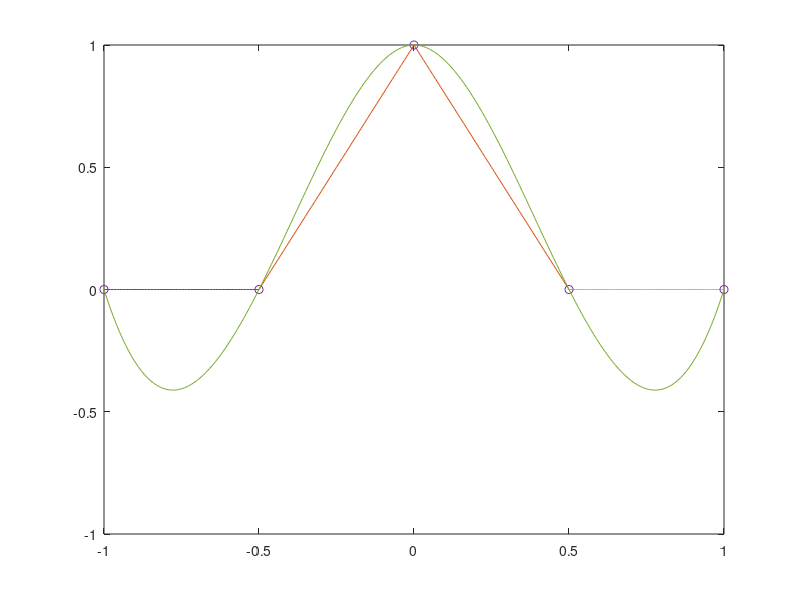

The MATLAB source for this figure:
clear all;
f = inline('0*x','x');
g = inline('1 - abs(2*x)','x');
h = inline('0*x','x');
x = -1:0.01:-0.5;
y = -0.5:0.01:0.5;
z = 0.5:0.01:1;
plot(x, f(x));
hold on;
plot(y, g(y));
hold on;
plot(z, h(z));
hold on;

a = [-1 -0.5 0 0.5 1];
b = [0 0 1 0 0];
c = -1:0.01:1;
d = spline(a,b,c);
plot(a,b,'o',c,d);
hold on;
